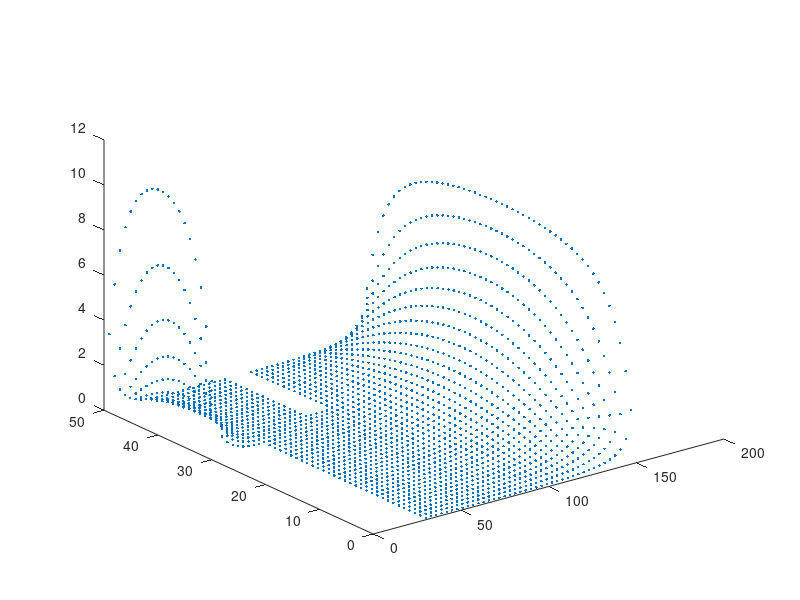

The MATLAB script that drew this image:
clear;

R = load('Results.txt');
% k=1;
% for i=1:1:20000
%     if mod(i,200)==136
%         b(k)=R(i,2);
%         c(k)=R(i,4);
%         k=k+1;
%     end;
% end;
% plot(b,c)
% 3D plot
% figure(1)
% subplot(3,1,1);
plot3(R(:,1), R(:,2), R(:,3),'.')

% subplot(3,1,2);
% plot3(R(:,1), R(:,2), R(:,4),'-')
% 
% subplot(3,1,3);
% plot3(R(:,1), R(:,2), R(:,5),'*')

% 2D plot
% figure(2)
% subplot(3,1,1);
% plot(R(:,1), R(:,3),'.')
% subplot(3,1,2);
% plot(R(:,1), R(:,4),'.')
% subplot(3,1,3);
% plot(R(:,1), R(:,5),'.')